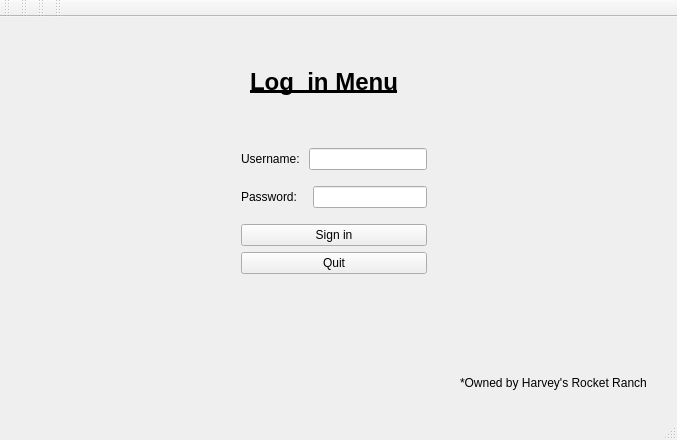
<?xml version="1.0" encoding="UTF-8"?>
<ui version="4.0">
 <class>MainWindow</class>
 <widget class="QMainWindow" name="MainWindow">
  <property name="geometry">
   <rect>
    <x>0</x>
    <y>0</y>
    <width>677</width>
    <height>440</height>
   </rect>
  </property>
  <property name="windowTitle">
   <string>MainWindow</string>
  </property>
  <widget class="QWidget" name="centralWidget">
   <widget class="QLabel" name="label">
    <property name="geometry">
     <rect>
      <x>250</x>
      <y>50</y>
      <width>171</width>
      <height>31</height>
     </rect>
    </property>
    <property name="text">
     <string>&lt;html&gt;&lt;head/&gt;&lt;body&gt;&lt;p&gt;&lt;span style=&quot; font-size:18pt; font-weight:600; text-decoration: underline;&quot;&gt;Log_in Menu&lt;/span&gt;&lt;/p&gt;&lt;/body&gt;&lt;/html&gt;</string>
    </property>
   </widget>
   <widget class="QLabel" name="label_2">
    <property name="geometry">
     <rect>
      <x>460</x>
      <y>350</y>
      <width>221</width>
      <height>31</height>
     </rect>
    </property>
    <property name="text">
     <string>*Owned by Harvey's Rocket Ranch</string>
    </property>
   </widget>
   <widget class="QWidget" name="layoutWidget">
    <property name="geometry">
     <rect>
      <x>230</x>
      <y>110</y>
      <width>208</width>
      <height>168</height>
     </rect>
    </property>
    <layout class="QVBoxLayout" name="verticalLayout_2">
     <item>
      <layout class="QHBoxLayout" name="horizontalLayout">
       <item>
        <widget class="QLabel" name="Username">
         <property name="text">
          <string>Username: </string>
         </property>
        </widget>
       </item>
       <item>
        <widget class="QLineEdit" name="UsernameDisplay"/>
       </item>
      </layout>
     </item>
     <item>
      <layout class="QHBoxLayout" name="horizontalLayout_2">
       <item>
        <widget class="QLabel" name="Password">
         <property name="text">
          <string>Password:   </string>
         </property>
        </widget>
       </item>
       <item>
        <widget class="QLineEdit" name="PasswordDisplay">
         <property name="echoMode">
          <enum>QLineEdit::Password</enum>
         </property>
        </widget>
       </item>
      </layout>
     </item>
     <item>
      <layout class="QVBoxLayout" name="verticalLayout">
       <item>
        <widget class="QPushButton" name="SignInButton">
         <property name="text">
          <string>Sign in</string>
         </property>
        </widget>
       </item>
       <item>
        <widget class="QPushButton" name="QuitButton">
         <property name="text">
          <string>Quit</string>
         </property>
        </widget>
       </item>
      </layout>
     </item>
    </layout>
   </widget>
  </widget>
  <widget class="QMenuBar" name="menuBar">
   <property name="geometry">
    <rect>
     <x>0</x>
     <y>0</y>
     <width>677</width>
     <height>19</height>
    </rect>
   </property>
  </widget>
  <widget class="QToolBar" name="mainToolBar">
   <attribute name="toolBarArea">
    <enum>TopToolBarArea</enum>
   </attribute>
   <attribute name="toolBarBreak">
    <bool>false</bool>
   </attribute>
  </widget>
  <widget class="QStatusBar" name="statusBar"/>
  <widget class="QToolBar" name="toolBar">
   <property name="windowTitle">
    <string>toolBar</string>
   </property>
   <attribute name="toolBarArea">
    <enum>TopToolBarArea</enum>
   </attribute>
   <attribute name="toolBarBreak">
    <bool>false</bool>
   </attribute>
  </widget>
  <widget class="QToolBar" name="toolBar_2">
   <property name="windowTitle">
    <string>toolBar_2</string>
   </property>
   <attribute name="toolBarArea">
    <enum>TopToolBarArea</enum>
   </attribute>
   <attribute name="toolBarBreak">
    <bool>false</bool>
   </attribute>
  </widget>
  <widget class="QToolBar" name="toolBar_3">
   <property name="windowTitle">
    <string>toolBar_3</string>
   </property>
   <attribute name="toolBarArea">
    <enum>TopToolBarArea</enum>
   </attribute>
   <attribute name="toolBarBreak">
    <bool>false</bool>
   </attribute>
  </widget>
 </widget>
 <layoutdefault spacing="6" margin="11"/>
 <resources/>
 <connections/>
</ui>
